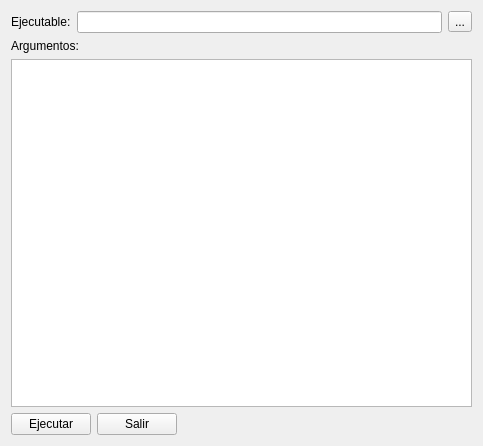
<?xml version="1.0" encoding="UTF-8"?>
<ui version="4.0">
 <class>Widget</class>
 <widget class="QWidget" name="Widget">
  <property name="geometry">
   <rect>
    <x>0</x>
    <y>0</y>
    <width>483</width>
    <height>446</height>
   </rect>
  </property>
  <property name="contextMenuPolicy">
   <enum>Qt::NoContextMenu</enum>
  </property>
  <property name="windowTitle">
   <string>Ejecutador</string>
  </property>
  <layout class="QVBoxLayout" name="verticalLayout_2">
   <item>
    <layout class="QHBoxLayout" name="horizontalLayout">
     <item>
      <widget class="QLabel" name="label">
       <property name="text">
        <string>Ejecutable:</string>
       </property>
      </widget>
     </item>
     <item>
      <widget class="QLineEdit" name="program_lineEdit"/>
     </item>
     <item>
      <widget class="QToolButton" name="toolButton">
       <property name="text">
        <string>...</string>
       </property>
      </widget>
     </item>
    </layout>
   </item>
   <item>
    <layout class="QVBoxLayout" name="verticalLayout">
     <item>
      <widget class="QLabel" name="label_2">
       <property name="text">
        <string>Argumentos:</string>
       </property>
      </widget>
     </item>
     <item>
      <widget class="QListWidget" name="argumentos_listWidget">
       <property name="contextMenuPolicy">
        <enum>Qt::ActionsContextMenu</enum>
       </property>
      </widget>
     </item>
    </layout>
   </item>
   <item>
    <layout class="QHBoxLayout" name="horizontalLayout_2">
     <item>
      <widget class="QPushButton" name="ejecutar_pushButton">
       <property name="text">
        <string>Ejecutar</string>
       </property>
      </widget>
     </item>
     <item>
      <widget class="QPushButton" name="salir_pushButton">
       <property name="text">
        <string>Salir</string>
       </property>
      </widget>
     </item>
     <item>
      <spacer name="horizontalSpacer">
       <property name="orientation">
        <enum>Qt::Horizontal</enum>
       </property>
       <property name="sizeHint" stdset="0">
        <size>
         <width>40</width>
         <height>20</height>
        </size>
       </property>
      </spacer>
     </item>
    </layout>
   </item>
  </layout>
  <action name="actionAgregarArgumento">
   <property name="text">
    <string>Agregar</string>
   </property>
  </action>
  <action name="actionEliminarArgumento">
   <property name="text">
    <string>Eliminar</string>
   </property>
  </action>
 </widget>
 <layoutdefault spacing="6" margin="11"/>
 <resources/>
 <connections/>
</ui>
